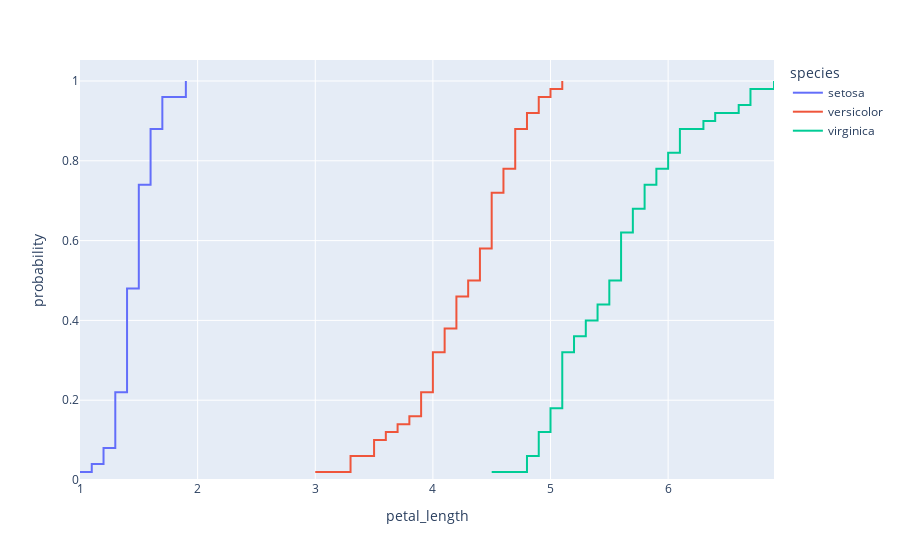

The code cell stored with this chart in its notebook:
### Markdown cell above
The empirical density cumulative functions are similar:

```python
sns.ecdfplot(data=iris, x='petal_length', hue='species')
```

```python
px.ecdf(data_frame=iris, x='petal_length', color='species')
```

### Code cell
px.ecdf(data_frame=iris, x='petal_length', color='species')

### Figure 1 — Plotly figure (JSON) as saved in the notebook; plotly's stock layout.template omitted (floating-point values rounded to 4 significant figures)
{"data": [{"hovertemplate": "species=setosa<br>petal_length=%{x}<br>probability=%{y}<extra></extra>", "legendgroup": "setosa", "line": {"dash": "solid", "shape": "hv"}, "marker": {"color": "#636efa", "symbol": "circle"}, "mode": "lines", "name": "setosa", "orientation": "v", "showlegend": true, "type": "scatter", "x": [1, 1.1, 1.2, 1.2, 1.3, 1.3, 1.3, 1.3, 1.3, 1.3, 1.3, 1.4, 1.4, 1.4, 1.4, 1.4, 1.4, 1.4, 1.4, 1.4, 1.4, 1.4, 1.4, 1.4, 1.5, 1.5, 1.5, 1.5, 1.5, 1.5, 1.5, 1.5, 1.5, 1.5, 1.5, 1.5, 1.5, 1.6, 1.6, 1.6, 1.6, 1.6, 1.6, 1.6, 1.7, 1.7, 1.7, 1.7, 1.9, 1.9], "xaxis": "x", "y": [0.02, 0.04, 0.06, 0.08, 0.1, 0.12, 0.14, 0.16, 0.18, 0.2, 0.22, 0.24, 0.26, 0.28, 0.3, 0.32, 0.34, 0.36, 0.38, 0.4, 0.42, 0.44, 0.46, 0.48, 0.5, 0.52, 0.54, 0.56, 0.58, 0.6, 0.62, 0.64, 0.66, 0.68, 0.7, 0.72, 0.74, 0.76, 0.78, 0.8, 0.82, 0.84, 0.86, 0.88, 0.9, 0.92, 0.94, 0.96, 0.98, 1], "yaxis": "y"}, {"hovertemplate": "species=versicolor<br>petal_length=%{x}<br>probability=%{y}<extra></extra>", "legendgroup": "versicolor", "line": {"dash": "solid", "shape": "hv"}, "marker": {"color": "#EF553B", "symbol": "circle"}, "mode": "lines", "name": "versicolor", "orientation": "v", "showlegend": true, "type": "scatter", "x": [3, 3.3, 3.3, 3.5, 3.5, 3.6, 3.7, 3.8, 3.9, 3.9, 3.9, 4, 4, 4, 4, 4, 4.1, 4.1, 4.1, 4.2, 4.2, 4.2, 4.2, 4.3, 4.3, 4.4, 4.4, 4.4, 4.4, 4.5, 4.5, 4.5, 4.5, 4.5, 4.5, 4.5, 4.6, 4.6, 4.6, 4.7, 4.7, 4.7, 4.7, 4.7, 4.8, 4.8, 4.9, 4.9, 5, 5.1], "xaxis": "x", "y": [0.02, 0.04, 0.06, 0.08, 0.1, 0.12, 0.14, 0.16, 0.18, 0.2, 0.22, 0.24, 0.26, 0.28, 0.3, 0.32, 0.34, 0.36, 0.38, 0.4, 0.42, 0.44, 0.46, 0.48, 0.5, 0.52, 0.54, 0.56, 0.58, 0.6, 0.62, 0.64, 0.66, 0.68, 0.7, 0.72, 0.74, 0.76, 0.78, 0.8, 0.82, 0.84, 0.86, 0.88, 0.9, 0.92, 0.94, 0.96, 0.98, 1], "yaxis": "y"}, {"hovertemplate": "species=virginica<br>petal_length=%{x}<br>probability=%{y}<extra></extra>", "legendgroup": "virginica", "line": {"dash": "solid", "shape": "hv"}, "marker": {"color": "#00cc96", "symbol": "circle"}, "mode": "lines", "name": "virginica", "orientation": "v", "showlegend": true, "type": "scatter", "x": [4.5, 4.8, 4.8, 4.9, 4.9, 4.9, 5, 5, 5, 5.1, 5.1, 5.1, 5.1, 5.1, 5.1, 5.1, 5.2, 5.2, 5.3, 5.3, 5.4, 5.4, 5.5, 5.5, 5.5, 5.6, 5.6, 5.6, 5.6, 5.6, 5.6, 5.7, 5.7, 5.7, 5.8, 5.8, 5.8, 5.9, 5.9, 6, 6, 6.1, 6.1, 6.1, 6.3, 6.4, 6.6, 6.7, 6.7, 6.9], "xaxis": "x", "y": [0.02, 0.04, 0.06, 0.08, 0.1, 0.12, 0.14, 0.16, 0.18, 0.2, 0.22, 0.24, 0.26, 0.28, 0.3, 0.32, 0.34, 0.36, 0.38, 0.4, 0.42, 0.44, 0.46, 0.48, 0.5, 0.52, 0.54, 0.56, 0.58, 0.6, 0.62, 0.64, 0.66, 0.68, 0.7, 0.72, 0.74, 0.76, 0.78, 0.8, 0.82, 0.84, 0.86, 0.88, 0.9, 0.92, 0.94, 0.96, 0.98, 1], "yaxis": "y"}], "layout": {"legend": {"title": {"text": "species"}, "tracegroupgap": 0}, "margin": {"t": 60}, "xaxis": {"anchor": "y", "domain": [0, 1], "title": {"text": "petal_length"}}, "yaxis": {"anchor": "x", "domain": [0, 1], "rangemode": "tozero", "title": {"text": "probability"}}}}
